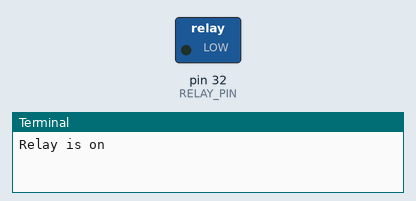
Recording of a program running on a simulated Raspberry Pi (header pin numbers). Parts: switched loads named in the program (green lamp = pin HIGH), the last lines printed to the terminal.

Above: at 1.0 s.
At 3.0 s:
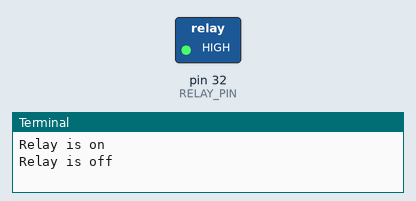
Timing chart, 0 to 5.2 s (numbered marks = the images above):
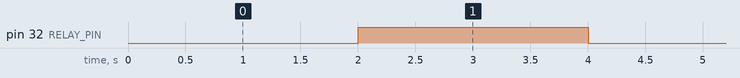

The program:

grove_gpio12.py
```python
# (licence header left out)
import RPi.GPIO as GPIO
import time

# for ReSpeaker 2-Mic HAT
# https://www.raspberrypi.com.tw/17528/71001/
RELAY_PIN = 32
GPIO.setmode(GPIO.BOARD)
GPIO.setup(RELAY_PIN, GPIO.OUT, initial=GPIO.HIGH)

try:
    while True:
        print("Relay is on")
        GPIO.output(RELAY_PIN, GPIO.LOW)
        time.sleep(2)
        print("Relay is off")
        GPIO.output(RELAY_PIN, GPIO.HIGH)
        time.sleep(2)
except KeyboardInterrupt:
    print("Exception: KeyboardInterrupt")
finally:
    GPIO.cleanup()
```

Measured:
- by itself, pin 32 (RELAY_PIN): alternates HIGH for 2.0 s and LOW for 2.0 s
